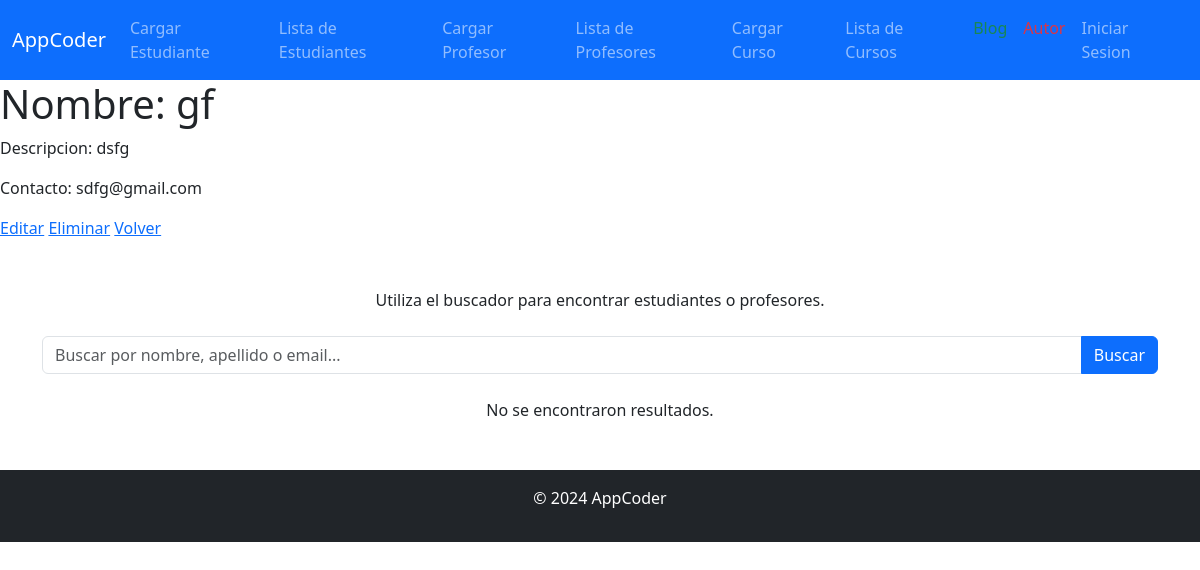
The app's page /nuevo/1/ with its own data.
### AppNuevo/models.py (models this page shows, shortened)
class Autor(models.Model):
    nombre = models.CharField(max_length=200)
    descripcion = models.TextField()
    correo = models.EmailField()

### AppNuevo/views.py (the view)
# urls.py: path('<int:pk>/', AutorDetailView.as_view(), name='autor_detail'),
class AutorDetailView(DetailView ):
    model = Autor
    template_name = 'AppNuevo/autor_detail.html'

### AppNuevo/Templates/AppNuevo/autor_detail.html (shortened to what this page needs)
{% extends "AppCoder/index.html" %}
{% load static %}
{% block cuerpo %}
    <h1>Nombre: {{ object.nombre }}</h1>
    <p>Descripcion: {{ object.descripcion }}</p>
    <p>Contacto: {{ object.correo }}</p>
    <a href="{% url 'autor_update' object.pk %}">Editar</a>
    <a href="{% url 'autor_delete' object.pk %}">Eliminar</a>
    <a href="{% url 'autor_list' %}">Volver</a>
{% endblock %}

### records on screen
Autor: nombre "gf", descripcion "dsfg", correo "sdfg@gmail.com"
